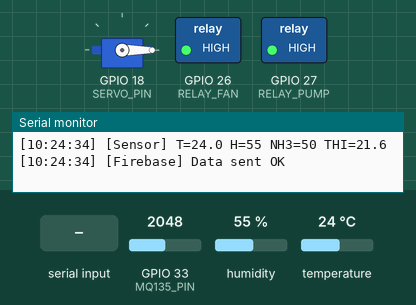
Simulated run of this sketch. Board: ESP32. Parts: servo, switched loads named in the sketch (green lamp = pin HIGH), the last lines printed to the serial monitor. The inputs (shaded band) are chosen by the test bench; at power-on: GPIO 33 (MQ135_PIN) = 2048, humidity 55 %, temperature 24 °C. WiFi joins after 1.5 s; servers stay silent unless stated; the local clock reads 2024-03-15 10:24:30 at power-on unless the sketch sets it.

Above: at 7.8 s.
7.9 s: "feed_hour1" received over the second serial link
At 9.0 s:
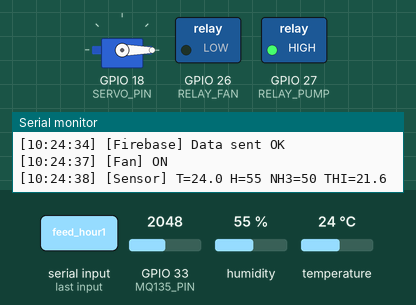
9.4 s: "3" received over the second serial link
At 10.1 s:
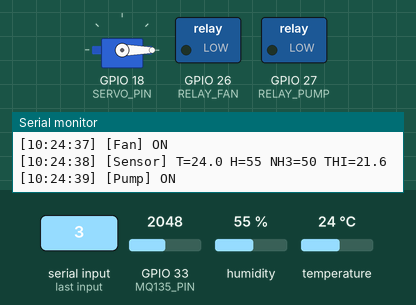
10.9 s: "feed_hour2" received over the second serial link
At 11.3 s:
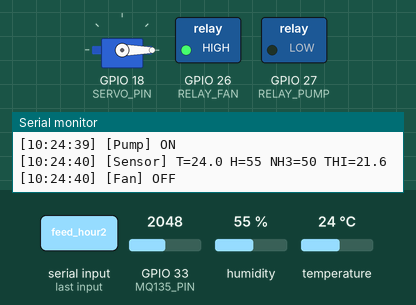
12.4 s: "5" received over the second serial link
At 13.7 s:
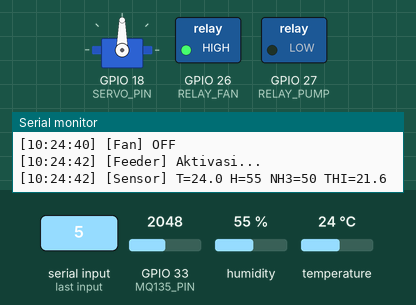
15.5 s: "feed_min1" received over the second serial link
At 16.0 s:
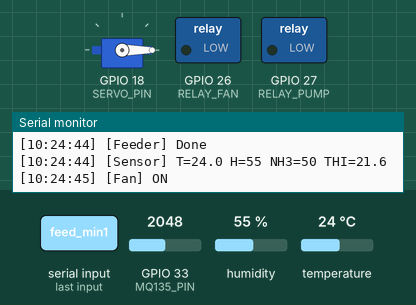
17.0 s: "feed_min2" received over the second serial link
At 18.3 s:
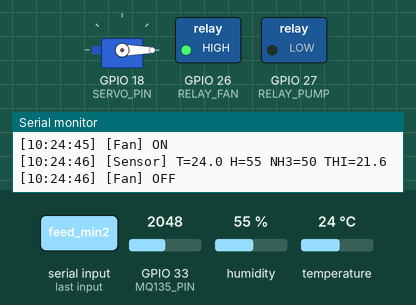
Timing chart, 0 to 19.5 s (numbered marks = the images above; inputs shaded):
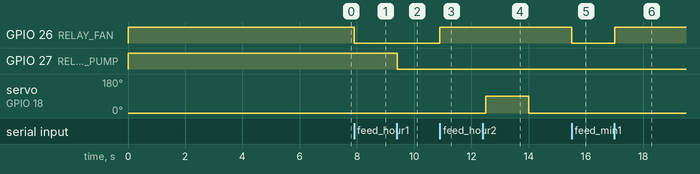

The sketch:

esp32_smartquail_v9.ino
```cpp
#include <WiFi.h>
#include <Firebase_ESP_Client.h>
#include <DHT.h>
#include <Wire.h>
#include <RTClib.h>
#include <ESP32Servo.h>
#include <time.h>
#include <esp_task_wdt.h>

#include <addons/TokenHelper.h>
#include <addons/RTDBHelper.h>

// ============================================================
// KONFIGURASI
// ============================================================
#define WIFI_SSID     "BINUS-IoT"
#define WIFI_PASSWORD "Binus-10T!"

#define FIREBASE_HOST    "smartquail-18658-default-rtdb.asia-southeast1.firebasedatabase.app"
#define FIREBASE_API_KEY "AIzaSyAxtACANl6k0S3b_QOjxQtSLc6-4u4EqiQ"

#define DEVICE_ID "ESP32-01"

// ============================================================
// PIN
// ============================================================
#define DHT_PIN   4
#define DHT_TYPE  DHT22
#define MQ135_PIN 33
#define RELAY_FAN  26
#define RELAY_PUMP 27
#define SERVO_PIN  18

// ============================================================
// NEXTION
// ============================================================
#define NEXTION_RX   16
#define NEXTION_TX   17
#define NEXTION_BAUD 9600

// ============================================================
// TIMING
// ============================================================
#define SENSOR_INTERVAL        2000
#define FIREBASE_SEND_INTERVAL 5000
#define HISTORY_INTERVAL       300000
#define RECONNECT_INTERVAL     30000
#define COOLDOWN               300
#define WDT_TIMEOUT_S          10

// Exponential backoff Firebase
#define FB_BACKOFF_MIN  1000UL
#define FB_BACKOFF_MAX  60000UL

// Deteksi versi core ESP32 untuk API watchdog
#if defined(ESP_ARDUINO_VERSION) && defined(ESP_ARDUINO_VERSION_VAL)
  #if ESP_ARDUINO_VERSION >= ESP_ARDUINO_VERSION_VAL(3, 0, 0)
    #define WDT_CORE3
  #endif
#endif

// ============================================================
// OBJECTS
// ============================================================
DHT        dht(DHT_PIN, DHT_TYPE);
RTC_DS1307 rtc;
Servo      feederServo;

FirebaseData   fbdo;
FirebaseData   stream;
FirebaseAuth   auth;
FirebaseConfig config;

// ============================================================
// PATH FIREBASE
// ============================================================
String PATH_SENSOR   = "sensor_data";
String PATH_CONTROLS = "controls";
String PATH_HISTORY  = "history";

// ============================================================
// VARIABEL GLOBAL
// ============================================================
float temperature = 0, humidity = 0, ammoniaPPM = 0, thi = 0;

bool fanState  = false;
bool pumpState = false;
int  fanSpeed  = 0;
bool isFeeding = false;
volatile bool feedRequested = false;

int  feedHour1 = 7,  feedMin1 = 0;
int  feedHour2 = 12, feedMin2 = 0;
int  feedHour3 = 17, feedMin3 = 0;
bool fedToday1 = false, fedToday2 = false, fedToday3 = false;

unsigned long lastSensorRead   = 0;
unsigned long lastFirebaseSend = 0;
unsigned long lastHistorySave  = 0;
unsigned long lastReconnect    = 0;
unsigned long lastFanCmd       = 0;
unsigned long lastPumpCmd      = 0;

bool firebaseConnected = false;
bool wifiConnected     = false;
bool streamStarted     = false;
bool fbNeedsReconnect  = false;
int  firebaseErrors    = 0;

unsigned long fbBackoff   = FB_BACKOFF_MIN;
unsigned long lastFbRetry = 0;

int    currentHour = 0, currentMinute = 0, currentSecond = 0;
String currentDate = "";

// Feeder non-blocking state machine
enum FeedState { FEED_IDLE, FEED_OPENING, FEED_HOLDING, FEED_CLOSING };
FeedState     feedState = FEED_IDLE;
unsigned long feedTimer = 0;

// forward declarations
void setupFirebase();
void startControlStream();
void startFeeder();

// ============================================================
// LOGGING dengan timestamp
// ============================================================
String tstamp() {
  char b[12];
  sprintf(b, "[%02d:%02d:%02d] ", currentHour, currentMinute, currentSecond);
  return String(b);
}
void logMsg(const String &m) { Serial.println(tstamp() + m); }

// ============================================================
// NEXTION SEND
// ============================================================
void nextionSend(String cmd) {
  Serial2.print(cmd);
  Serial2.write(0xFF); Serial2.write(0xFF); Serial2.write(0xFF);
}

// ============================================================
// APPLY RELAY (hardware saja, TANPA echo Firebase)
// ============================================================
void applyFan(bool v) {
  fanState = v;
  fanSpeed = v ? 100 : 0;
  digitalWrite(RELAY_FAN, v ? LOW : HIGH);
}
void applyPump(bool v) {
  pumpState = v;
  digitalWrite(RELAY_PUMP, v ? LOW : HIGH);
}

void setFanSpeed(int pct) {
  pct = constrain(pct, 0, 100);
  fanSpeed = pct;
  fanState = (pct > 0);
  digitalWrite(RELAY_FAN, fanState ? LOW : HIGH);
}

// ============================================================
// SET RELAY (hardware + echo ke Firebase)
// ============================================================
void setFan(bool state) {
  applyFan(state);
  logMsg("[Fan] " + String(state ? "ON" : "OFF"));
  if (firebaseConnected) {
    Firebase.RTDB.setBool(&fbdo, PATH_CONTROLS + "/fan", state);
    Firebase.RTDB.setInt(&fbdo,  PATH_CONTROLS + "/fan_speed", fanSpeed);
  }
}
void setPump(bool state) {
  applyPump(state);
  logMsg("[Pump] " + String(state ? "ON" : "OFF"));
  if (firebaseConnected)
    Firebase.RTDB.setBool(&fbdo, PATH_CONTROLS + "/pump", state);
}

// ============================================================
// FEEDER — NON-BLOCKING
// ============================================================
void startFeeder() {
  if (isFeeding) return;
  isFeeding = true;
  feederServo.attach(SERVO_PIN);
  feedState = FEED_OPENING;
  feedTimer = millis();
  logMsg("[Feeder] Aktivasi...");
}

void updateFeeder() {
  if (!isFeeding) return;
  unsigned long now = millis();
  switch (feedState) {
    case FEED_OPENING:
      if (now - feedTimer >= 100) {
        feederServo.write(90);
        feedState = FEED_HOLDING;
        feedTimer = now;
      }
      break;
    case FEED_HOLDING:
      if (now - feedTimer >= 1500) {
        feederServo.write(0);
        feedState = FEED_CLOSING;
        feedTimer = now;
      }
      break;
    case FEED_CLOSING:
      if (now - feedTimer >= 500) {
        feederServo.detach();
        feedState = FEED_IDLE;
        isFeeding = false;
        logMsg("[Feeder] Done");
      }
      break;
    default: break;
  }
}

void checkFeederSchedule() {
  if (currentHour == 0 && currentMinute == 0)
    fedToday1 = fedToday2 = fedToday3 = false;

  if (currentHour == feedHour1 && currentMinute == feedMin1 && !fedToday1) {
    fedToday1 = true; logMsg("[Feeder] Jadwal 1"); startFeeder();
    if (firebaseConnected)
      Firebase.RTDB.setString(&fbdo, PATH_SENSOR + "/last_feed",
        String(feedHour1) + ":" + (feedMin1 < 10 ? "0" : "") + String(feedMin1));
  }
  if (currentHour == feedHour2 && currentMinute == feedMin2 && !fedToday2) {
    fedToday2 = true; logMsg("[Feeder] Jadwal 2"); startFeeder();
    if (firebaseConnected)
      Firebase.RTDB.setString(&fbdo, PATH_SENSOR + "/last_feed",
        String(feedHour2) + ":" + (feedMin2 < 10 ? "0" : "") + String(feedMin2));
  }
  if (currentHour == feedHour3 && currentMinute == feedMin3 && !fedToday3) {
    fedToday3 = true; logMsg("[Feeder] Jadwal 3"); startFeeder();
    if (firebaseConnected)
      Firebase.RTDB.setString(&fbdo, PATH_SENSOR + "/last_feed",
        String(feedHour3) + ":" + (feedMin3 < 10 ? "0" : "") + String(feedMin3));
  }
}

// ============================================================
// NEXTION — BACA COMMAND
// ============================================================
void readNextionCommands() {
  while (Serial2.available()) {
    uint8_t c = Serial2.read();
    unsigned long now = millis();

    if (c == '1') {
      if (now - lastFanCmd >= COOLDOWN && !fanState) {
        lastFanCmd = now;
        setFan(true);
      }
    }
    else if (c == '2') {
      if (now - lastFanCmd >= COOLDOWN && fanState) {
        lastFanCmd = now;
        setFan(false);
      }
    }
    else if (c == '3') {
      if (now - lastPumpCmd >= COOLDOWN && !pumpState) {
        lastPumpCmd = now;
        setPump(true);
      }
    }
    else if (c == '4') {
      if (now - lastPumpCmd >= COOLDOWN && pumpState) {
        lastPumpCmd = now;
        setPump(false);
      }
    }
    else if (c == '5') {
      startFeeder();
    }
  }
}

// ============================================================
// STREAM /controls
// ============================================================
void streamCallback(FirebaseStream data) {
  String path = data.dataPath();

  if (path == "/") {
    FirebaseJson &j = data.jsonObject();
    FirebaseJsonData d;
    if (j.get(d, "fan")        && d.success) applyFan(d.to<bool>());
    if (j.get(d, "pump")       && d.success) applyPump(d.to<bool>());
    if (j.get(d, "feed_now")   && d.success && d.to<bool>()) feedRequested = true;
    if (j.get(d, "feed_hour1") && d.success) feedHour1 = d.to<int>();
    if (j.get(d, "feed_min1")  && d.success) feedMin1  = d.to<int>();
    if (j.get(d, "feed_hour2") && d.success) feedHour2 = d.to<int>();
    if (j.get(d, "feed_min2")  && d.success) feedMin2  = d.to<int>();
    if (j.get(d, "feed_hour3") && d.success) feedHour3 = d.to<int>();
    if (j.get(d, "feed_min3")  && d.success) feedMin3  = d.to<int>();
    return;
  }

  String key = path.substring(1);
  if      (key == "fan")        applyFan(data.boolData());
  else if (key == "pump")       applyPump(data.boolData());
  else if (key == "feed_now")   { if (data.boolData()) feedRequested = true; }
  else if (key == "feed_hour1") feedHour1 = data.intData();
  else if (key == "feed_min1")  feedMin1  = data.intData();
  else if (key == "feed_hour2") feedHour2 = data.intData();
  else if (key == "feed_min2")  feedMin2  = data.intData();
  else if (key == "feed_hour3") feedHour3 = data.intData();
  else if (key == "feed_min3")  feedMin3  = data.intData();
}

void streamTimeoutCallback(bool timeout) {
  if (timeout) logMsg("[Stream] timeout, auto-resume...");
  if (!stream.httpConnected())
    logMsg("[Stream] err: " + stream.errorReason());
}

void startControlStream() {
  stream.setBSSLBufferSize(2048, 1024);
  if (!Firebase.RTDB.beginStream(&stream, PATH_CONTROLS))
    logMsg("[Stream] begin error: " + stream.errorReason());
  Firebase.RTDB.setStreamCallback(&stream, streamCallback, streamTimeoutCallback);
  streamStarted = true;
  logMsg("[Stream] listening on /controls");
}

// ============================================================
// SENSOR
// ============================================================
void readSensors() {
  float t = dht.readTemperature();
  float h = dht.readHumidity();

  if (!isnan(t) && !isnan(h)) {
    temperature = t;
    humidity    = h;
    thi = temperature - 0.55 * (1.0 - humidity / 100.0) * (temperature - 14.5);
  } else {
    logMsg("[Sensor] DHT gagal baca!");
  }

  int raw = analogRead(MQ135_PIN);
  if (raw < 10) {
    ammoniaPPM = 0.0;
  } else {
    ammoniaPPM = constrain(map(raw, 0, 4095, 0, 100), 0, 100);
  }

  char buf[80];
  snprintf(buf, sizeof(buf), "[Sensor] T=%.1f H=%.0f NH3=%.0f THI=%.1f",
           temperature, humidity, ammoniaPPM, thi);
  logMsg(String(buf));
}

// ============================================================
// FIREBASE — SMART SEND
// ============================================================
void sendSensorData() {
  static float lastT = -100, lastH = -100, lastA = -100;
  static unsigned long lastForce = 0;
  unsigned long now = millis();

  bool changed = fabs(temperature - lastT) >= 0.3 ||
                 fabs(humidity    - lastH) >= 1.0 ||
                 fabs(ammoniaPPM  - lastA) >= 1.0;
  bool keepAlive = now - lastForce >= 30000;
  if (!changed && !keepAlive) return;

  FirebaseJson json;
  json.set("temperature", round(temperature * 10) / 10.0);
  json.set("humidity",    round(humidity));
  json.set("ammonia",     round(ammoniaPPM));
  json.set("thi",         round(thi * 10) / 10.0);
  json.set("relay_fan",   fanState);
  json.set("relay_pump",  pumpState);
  json.set("online",      true);
  json.set("timestamp",   (int)(millis() / 1000));
  json.set("hour",        currentHour);
  json.set("minute",      currentMinute);
  json.set("device_id",   DEVICE_ID);

  if (Firebase.RTDB.updateNode(&fbdo, PATH_SENSOR, &json)) {
    logMsg("[Firebase] Data sent OK");
    lastT = temperature; lastH = humidity; lastA = ammoniaPPM; lastForce = now;
    firebaseErrors = 0;
  } else {
    firebaseErrors++;
    logMsg("[Firebase] FAILED: " + fbdo.errorReason());
    if (firebaseErrors > 10) { fbNeedsReconnect = true; firebaseErrors = 0; }
  }
}

void saveHistory() {
  if (currentDate.length() == 0) return;

  // Validasi: tolak tanggal/jam invalid (RTC rusak, NTP belum sync, dll)
  if (currentDate.length() != 10 || currentDate[4] != '-' ||
      currentHour > 23 || currentMinute > 59) {
    logMsg("[History] REJECTED: invalid date/time (hour=" +
           String(currentHour) + " min=" + String(currentMinute) + ")");
    return;
  }

  String timeKey = (currentHour   < 10 ? "0" : "") + String(currentHour)   + ":"
                 + (currentMinute < 10 ? "0" : "") + String(currentMinute);
  String path = PATH_HISTORY + "/" + currentDate + "/" + timeKey;

  FirebaseJson json;
  json.set("t",   round(temperature * 10) / 10.0);
  json.set("h",   round(humidity));
  json.set("a",   round(ammoniaPPM));
  json.set("thi", round(thi * 10) / 10.0);
  json.set("f",   fanState  ? 1 : 0);
  json.set("p",   pumpState ? 1 : 0);
  json.set("ts",  (int)time(nullptr));

  if (Firebase.RTDB.setJSON(&fbdo, path, &json))
    logMsg("[History] Saved: " + path);
}

void setupFirebase() {
  logMsg("[Firebase] Setting up...");
  config.database_url           = FIREBASE_HOST;
  config.api_key                = FIREBASE_API_KEY;
  auth.user.email               = "";
  auth.user.password            = "";
  config.signer.test_mode       = true;
  config.token_status_callback  = tokenStatusCallback;
  config.timeout.serverResponse = 10 * 1000;

  Firebase.reconnectNetwork(true);
  fbdo.setBSSLBufferSize(2048, 1024);
  Firebase.begin(&config, &auth);
  delay(2000);

  if (Firebase.ready()) {
    firebaseConnected = true;
    fbNeedsReconnect  = false;
    firebaseErrors    = 0;
    logMsg("[Firebase] CONNECTED!");

    Firebase.RTDB.setBool(&fbdo, PATH_SENSOR + "/online", true);

    if (!streamStarted) startControlStream();
  } else {
    firebaseConnected = false;
    logMsg("[Firebase] Failed, will retry...");
  }
}

// ============================================================
// WIFI
// ============================================================
void connectWiFi() {
  Serial.print("[WiFi] Connecting...");
  WiFi.mode(WIFI_STA);
  WiFi.begin(WIFI_SSID, WIFI_PASSWORD);
  int attempts = 0;
  while (WiFi.status() != WL_CONNECTED && attempts < 30) {
    delay(500); Serial.print("."); attempts++;
  }
  if (WiFi.status() == WL_CONNECTED) {
    wifiConnected = true;
    Serial.println("\n[WiFi] Connected! IP: " + WiFi.localIP().toString());
  } else {
    wifiConnected = false;
    Serial.println("\n[WiFi] GAGAL! Lanjut tanpa WiFi.");
  }
}

// ============================================================
// WAKTU — NTP primary (RTC TIDAK digunakan sebagai sumber waktu)
// ============================================================
void updateTime() {
  struct tm timeinfo;
  if (getLocalTime(&timeinfo)) {
    currentHour   = timeinfo.tm_hour;
    currentMinute = timeinfo.tm_min;
    currentSecond = timeinfo.tm_sec;
    char buf[11];
    sprintf(buf, "%04d-%02d-%02d",
            timeinfo.tm_year + 1900, timeinfo.tm_mon + 1, timeinfo.tm_mday);
    currentDate = String(buf);
  }
  // NTP gagal? Pakai nilai terakhir — tidak overwrite dengan garbage RTC
}

// ============================================================
// SETUP
// ============================================================
void setup() {
  Serial.begin(115200);
  Serial.println("\n================================");
  Serial.println(" SmartQuail v9.1");
  Serial.println(" Device: " + String(DEVICE_ID));
  Serial.println("================================\n");

  // Relay — set OFF
  pinMode(RELAY_FAN,  OUTPUT);
  pinMode(RELAY_PUMP, OUTPUT);
  applyFan(false);
  applyPump(false);

  // Servo
  feederServo.attach(SERVO_PIN);
  feederServo.write(0);
  delay(300);
  feederServo.detach();

  // DHT
  dht.begin();
  Serial.println("[DHT] Init, warmup 2s...");
  delay(2000);

  // Nextion
  Serial2.begin(NEXTION_BAUD, SERIAL_8N1, NEXTION_RX, NEXTION_TX);
  delay(500);
  while (Serial2.available()) Serial2.read();
  Serial.println("[Nextion] Ready");

  // RTC — opsional (tidak blocking, tidak dipakai untuk updateTime)
  Wire.begin();
  if (rtc.begin()) {
    Serial.println("[RTC] OK (optional — not used as primary time source)");
    if (!rtc.isrunning())
      rtc.adjust(DateTime(F(__DATE__), F(__TIME__)));
  } else {
    Serial.println("[RTC] Not found — OK, using NTP only");
  }

  // WiFi
  connectWiFi();

  // NTP — sumber waktu utama
  if (wifiConnected) {
    configTime(7 * 3600, 0, "pool.ntp.org", "time.nist.gov");
    int ntpRetry = 0;
    struct tm timeinfo;
    while (!getLocalTime(&timeinfo) && ntpRetry < 10) {
      delay(1000); ntpRetry++;
    }
    if (ntpRetry < 10) {
      Serial.println("[NTP] Synced!");
      // Sinkronkan RTC (kalau ada) dari NTP — optional
      if (rtc.begin()) {
        rtc.adjust(DateTime(
          timeinfo.tm_year + 1900, timeinfo.tm_mon + 1, timeinfo.tm_mday,
          timeinfo.tm_hour, timeinfo.tm_min, timeinfo.tm_sec));
      }
      updateTime();   // <-- baca langsung dari getLocalTime(), bukan RTC
    } else {
      Serial.println("[NTP] GAGAL sync — history disabled until WiFi stable");
    }
  } else {
    logMsg("[WAKTU] WiFi gagal, history disabled sampai WiFi tersedia");
  }

  // Firebase
  setupFirebase();

  // Watchdog
#ifdef WDT_CORE3
  esp_task_wdt_config_t wdtCfg = {
    .timeout_ms     = WDT_TIMEOUT_S * 1000,
    .idle_core_mask = 0,
    .trigger_panic  = true
  };
  esp_task_wdt_init(&wdtCfg);
#else
  esp_task_wdt_init(WDT_TIMEOUT_S, true);
#endif
  esp_task_wdt_add(NULL);
  logMsg("[WDT] Watchdog aktif (" + String(WDT_TIMEOUT_S) + "s)");

  logMsg("[SYSTEM] SmartQuail v9.1 Ready!");
  Serial.println("Nextion: 1=FAN ON 2=FAN OFF 3=PUMP ON 4=PUMP OFF 5=FEED\n");
}

// ============================================================
// LOOP
// ============================================================
void loop() {
  unsigned long now = millis();

  // WiFi check
  if (WiFi.status() != WL_CONNECTED) {
    wifiConnected = false;
    if (now - lastReconnect > RECONNECT_INTERVAL) {
      lastReconnect = now;
      WiFi.reconnect();
    }
  } else {
    wifiConnected = true;
  }

  // Sensor
  if (now - lastSensorRead >= SENSOR_INTERVAL) {
    lastSensorRead = now;
    readSensors();
  }

  // Nextion button
  readNextionCommands();

  // Feeder state machine
  updateFeeder();

  // Jadwal feeder
  checkFeederSchedule();

  // Feed dari Flutter (stream)
  if (feedRequested) {
    feedRequested = false;
    startFeeder();
    if (firebaseConnected) {
      Firebase.RTDB.setBool(&fbdo,   PATH_CONTROLS + "/feed_now", false);
      Firebase.RTDB.setString(&fbdo, PATH_SENSOR   + "/last_feed", "manual");
    }
  }

  // Firebase
  if (wifiConnected && Firebase.ready() && !fbNeedsReconnect) {
    firebaseConnected = true;
    fbBackoff = FB_BACKOFF_MIN;

    if (now - lastFirebaseSend >= FIREBASE_SEND_INTERVAL) {
      lastFirebaseSend = now;
      sendSensorData();
    }
    if (now - lastHistorySave >= HISTORY_INTERVAL) {
      lastHistorySave = now;
      saveHistory();
    }
  }
  else if (wifiConnected) {
    firebaseConnected = false;
    if (now - lastFbRetry >= fbBackoff) {
      lastFbRetry = now;
      logMsg("[Firebase] Reconnect (backoff " + String(fbBackoff / 1000) + "s)");
      setupFirebase();
      if (firebaseConnected) fbBackoff = FB_BACKOFF_MIN;
      else fbBackoff = min(fbBackoff * 2UL, FB_BACKOFF_MAX);
    }
  }
  else {
    firebaseConnected = false;
  }

  updateTime();
  esp_task_wdt_reset();
}
```

Measured:
- after the input at 7.9 s, GPIO 26 (RELAY_FAN): HIGH → LOW at once
- after the input at 9.4 s, GPIO 27 (RELAY_PUMP): HIGH → LOW at once
- after the input at 10.9 s, GPIO 26 (RELAY_FAN): LOW → HIGH at once
- after the input at 12.4 s, servo on GPIO 18 (SERVO_PIN): 0° → 90° after 0.10 s, → 0° 1.5 s later
- after the input at 15.5 s, GPIO 26 (RELAY_FAN): HIGH → LOW at once
- after the input at 17.0 s, GPIO 26 (RELAY_FAN): LOW → HIGH at once
